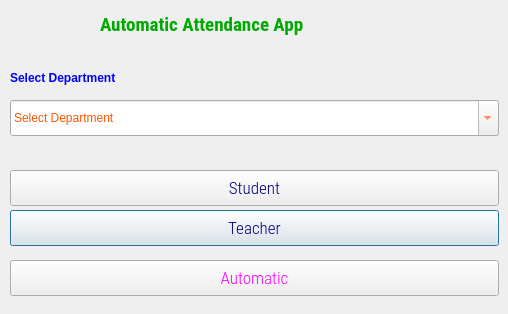
<?xml version="1.0" encoding="UTF-8"?>
<ui version="4.0">
 <class>Dialog</class>
 <widget class="QDialog" name="Dialog">
  <property name="enabled">
   <bool>true</bool>
  </property>
  <property name="geometry">
   <rect>
    <x>0</x>
    <y>0</y>
    <width>508</width>
    <height>314</height>
   </rect>
  </property>
  <property name="minimumSize">
   <size>
    <width>508</width>
    <height>259</height>
   </size>
  </property>
  <property name="maximumSize">
   <size>
    <width>800</width>
    <height>400</height>
   </size>
  </property>
  <property name="windowTitle">
   <string>Automatic Attendance system using Face Recognition</string>
  </property>
  <property name="windowIcon">
   <iconset>
    <normaloff>icon.jpg</normaloff>icon.jpg</iconset>
  </property>
  <property name="styleSheet">
   <string notr="true"/>
  </property>
  <widget class="QLabel" name="filelabel">
   <property name="geometry">
    <rect>
     <x>100</x>
     <y>10</y>
     <width>312</width>
     <height>28</height>
    </rect>
   </property>
   <property name="font">
    <font>
     <family>Roboto Condensed</family>
     <pointsize>14</pointsize>
     <weight>75</weight>
     <bold>true</bold>
    </font>
   </property>
   <property name="styleSheet">
    <string notr="true">color: rgb(0, 170, 0);</string>
   </property>
   <property name="text">
    <string>Automatic Attendance App</string>
   </property>
  </widget>
  <widget class="QPushButton" name="runButton">
   <property name="geometry">
    <rect>
     <x>10</x>
     <y>210</y>
     <width>489</width>
     <height>36</height>
    </rect>
   </property>
   <property name="font">
    <font>
     <family>Roboto Condensed Light</family>
     <pointsize>13</pointsize>
    </font>
   </property>
   <property name="styleSheet">
    <string notr="true">color: rgb(0, 0, 127);</string>
   </property>
   <property name="text">
    <string>Teacher</string>
   </property>
  </widget>
  <widget class="QComboBox" name="comboBox">
   <property name="geometry">
    <rect>
     <x>10</x>
     <y>100</y>
     <width>489</width>
     <height>36</height>
    </rect>
   </property>
   <property name="font">
    <font>
     <family>MS Shell Dlg 2</family>
     <pointsize>10</pointsize>
     <weight>50</weight>
     <italic>false</italic>
     <bold>false</bold>
    </font>
   </property>
   <property name="styleSheet">
    <string notr="true">color: rgb(255, 85, 0);
font: 10pt &quot;MS Shell Dlg 2&quot;;</string>
   </property>
   <property name="editable">
    <bool>true</bool>
   </property>
   <property name="currentText">
    <string notr="true">Select Department</string>
   </property>
  </widget>
  <widget class="QPushButton" name="runButton_2">
   <property name="geometry">
    <rect>
     <x>10</x>
     <y>260</y>
     <width>489</width>
     <height>36</height>
    </rect>
   </property>
   <property name="font">
    <font>
     <family>Roboto Condensed Light</family>
     <pointsize>13</pointsize>
    </font>
   </property>
   <property name="styleSheet">
    <string notr="true">color: rgb(255, 0, 255);</string>
   </property>
   <property name="text">
    <string>Automatic</string>
   </property>
  </widget>
  <widget class="QLabel" name="label">
   <property name="geometry">
    <rect>
     <x>10</x>
     <y>60</y>
     <width>461</width>
     <height>36</height>
    </rect>
   </property>
   <property name="font">
    <font>
     <pointsize>9</pointsize>
     <weight>75</weight>
     <bold>true</bold>
    </font>
   </property>
   <property name="styleSheet">
    <string notr="true">color: rgb(0, 0, 255);</string>
   </property>
   <property name="text">
    <string>Select Department</string>
   </property>
  </widget>
  <widget class="QPushButton" name="runButton_3">
   <property name="geometry">
    <rect>
     <x>10</x>
     <y>170</y>
     <width>489</width>
     <height>36</height>
    </rect>
   </property>
   <property name="font">
    <font>
     <family>Roboto Condensed Light</family>
     <pointsize>13</pointsize>
    </font>
   </property>
   <property name="styleSheet">
    <string notr="true">color: rgb(0, 0, 127);</string>
   </property>
   <property name="text">
    <string>Student</string>
   </property>
  </widget>
 </widget>
 <resources>
  <include location="resource.qrc"/>
 </resources>
 <connections/>
</ui>
